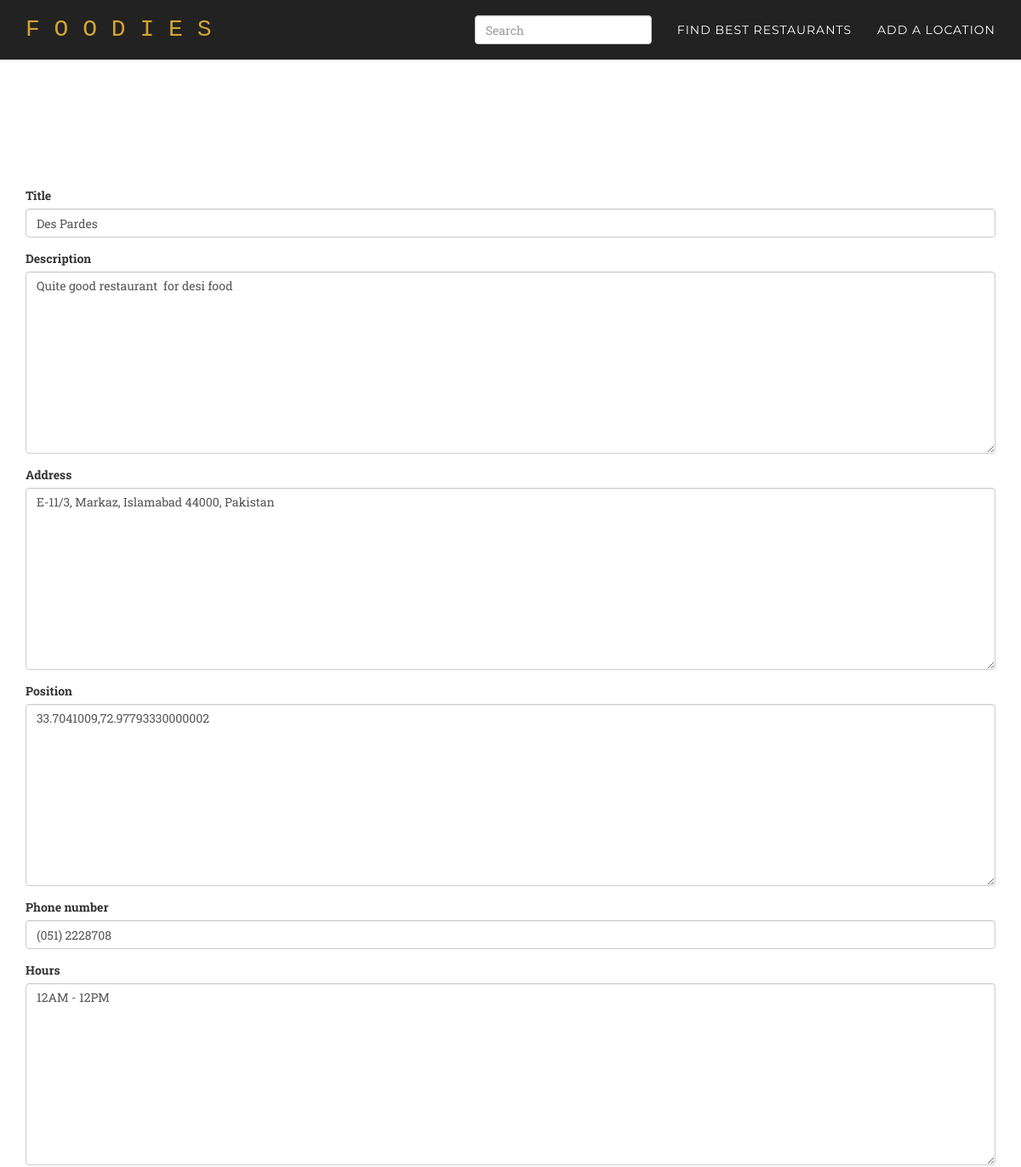
Before: /location/1/update/ (signed in, upper part) with the older database file.
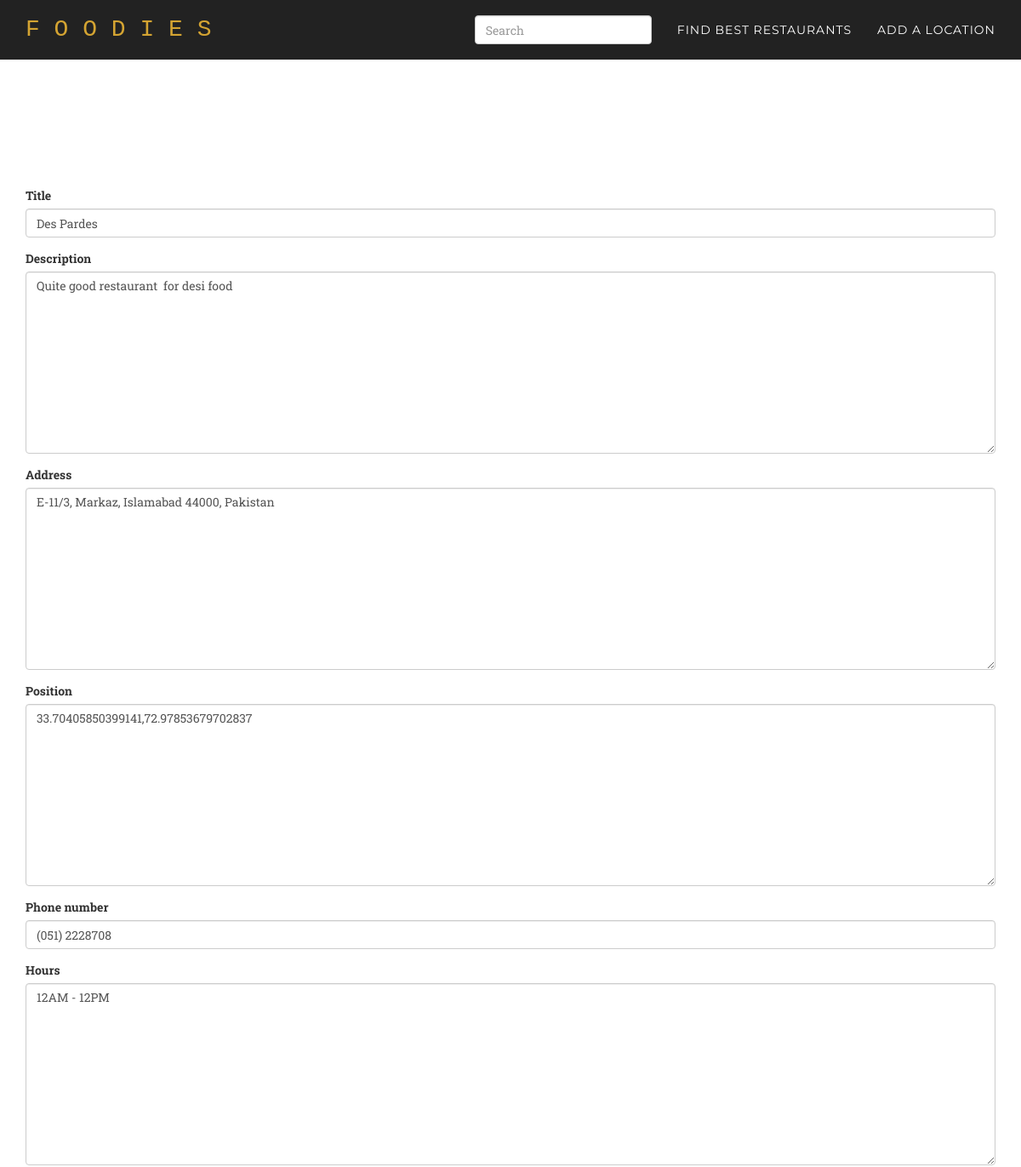
After: the same page with the newer database file.
### core/models.py (models this page shows, shortened)
class Location(models.Model):
    title = models.CharField(max_length=300)
    description = models.TextField(null=True, blank=True)
    address = models.TextField(null=True, blank=True)
    position = GeopositionField(null=True, blank=True)
    phone_number = models.CharField(null=True, blank=True, max_length=15)
    hours = models.TextField(null=True, blank=True)
    image_file = models.ImageField(upload_to=upload_to_location, null=True, blank=True)
    wifi = models.IntegerField(choices=WIFI_CHOICES, null=True, blank=True)
    seating = models.IntegerField(choices=PLURAL_CHOICES, null=True, blank=True)
    outlets = models.IntegerField(choices=PLURAL_CHOICES, null=True, blank=True)
    bathrooms = models.IntegerField(choices=YESNO_CHOICES, null=True, blank=True)
    coffee = models.IntegerField(choices=COFFEE_CHOICES, null=True, blank=True)
    outdoor = models.IntegerField(choices=YESNO_CHOICES, null=True, blank=True)
    food = models.IntegerField(choices=YESNO_CHOICES, null=True, blank=True)
    created_at = models.DateTimeField(auto_now_add=True)

### core/views.py (the view)
# urls.py: url(r'location/(?P<pk>\d+)/update/$', login_required(coreviews.LocationUpdateView.as_view()), name='location_update'),
class LocationUpdateView(UpdateView):
    model = coremodels.Location
    template_name = 'base/form.html'
    fields = "__all__"

### templates/base/form.html (shortened to what this page needs)
{% extends "base/theme.html" %}
{% load widget_tweaks %}
{% block main_content %}
 <div class="header-buffer">
 </div>
 <section id="services">
 <div class="container">
<div class="row">
 {% if form %}
 <div class="col-md-12">
 <form action="" method="post" enctype="multipart/form-data">{% csrf_token %}{{ form.media }}
 {% for field in form %}
 <div class="form-group warning">
 <label for="exampleInputFile">{{ field.label }}</label>
 {{ field|add_class:"form-control"}}
 </div>
 {% endfor %}
 </form>
</div>
{% endif %}
</div>
</div>
</section>
{% endblock %}

Changed rows visible on the page:
changed Location "Des Pardes": position "33.7041009,72.97793330000002" → "33.70405850399141,72.97853679702837"
